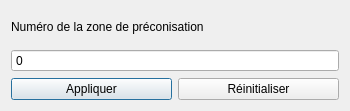
<?xml version="1.0" encoding="UTF-8"?>
<ui version="4.0">
 <class>LaboFilterDialogBase</class>
 <widget class="QDialog" name="LaboFilterDialogBase">
  <property name="geometry">
   <rect>
    <x>0</x>
    <y>0</y>
    <width>350</width>
    <height>111</height>
   </rect>
  </property>
  <property name="windowTitle">
   <string>Labo Filter</string>
  </property>
  <layout class="QVBoxLayout" name="verticalLayout">
   <item>
    <widget class="QLabel" name="label">
     <property name="text">
      <string>Numéro de la zone de préconisation</string>
     </property>
    </widget>
   </item>
   <item>
    <widget class="QSpinBox" name="spinBox">
     <property name="buttonSymbols">
      <enum>QAbstractSpinBox::NoButtons</enum>
     </property>
    </widget>
   </item>
   <item>
    <layout class="QHBoxLayout" name="horizontalLayout">
     <item>
      <widget class="QPushButton" name="pushButton">
       <property name="text">
        <string>Appliquer</string>
       </property>
      </widget>
     </item>
     <item>
      <widget class="QPushButton" name="pushButton_2">
       <property name="text">
        <string>Réinitialiser</string>
       </property>
      </widget>
     </item>
    </layout>
   </item>
  </layout>
 </widget>
 <resources/>
 <connections/>
</ui>
